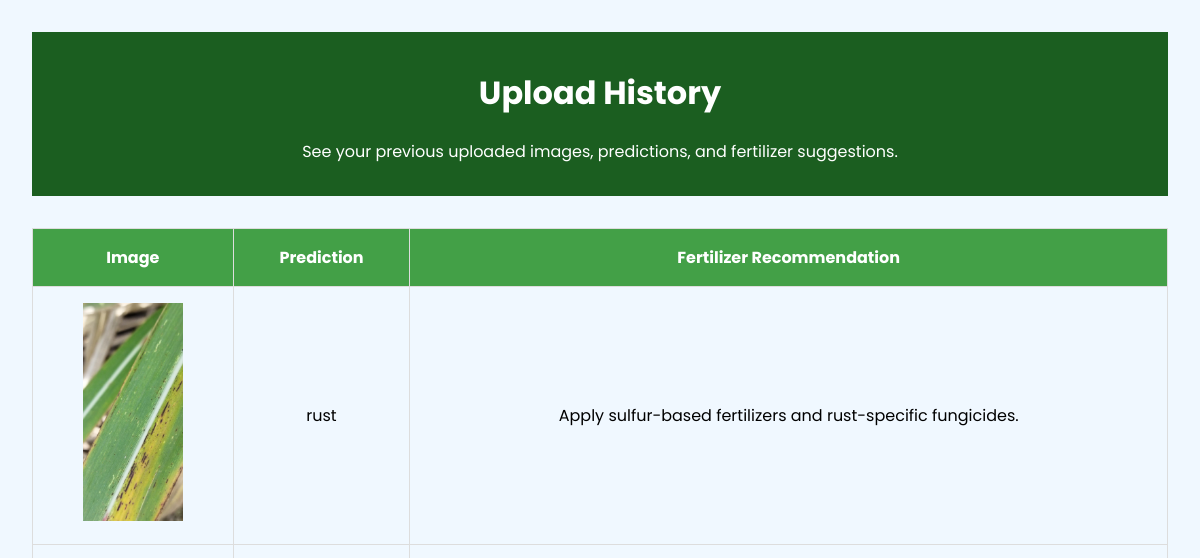
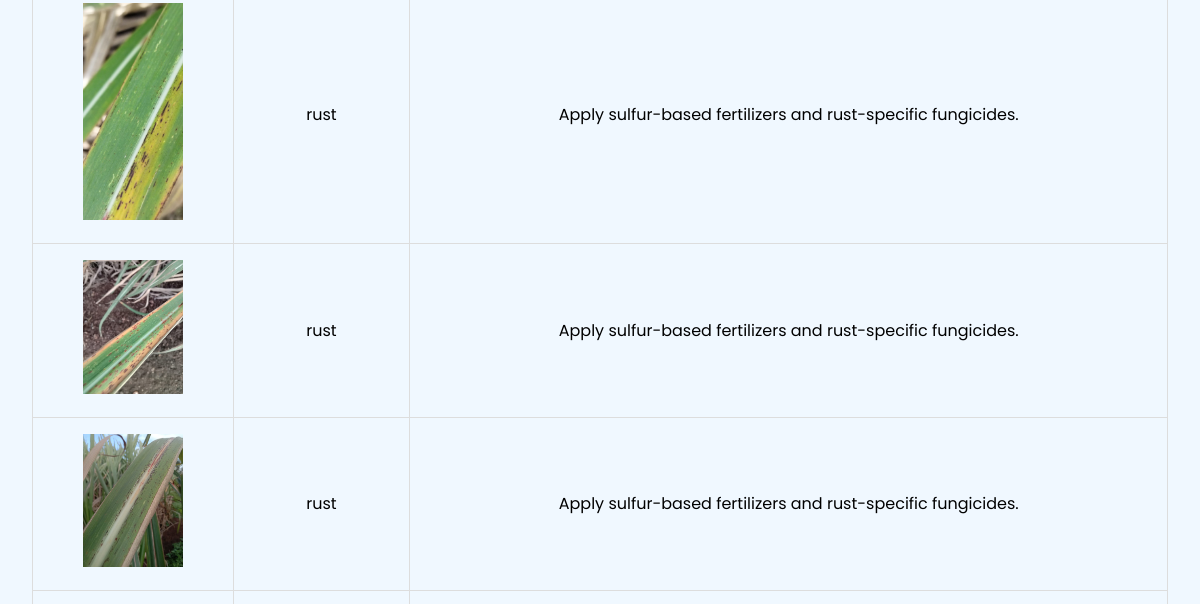
Before: /history (upper part) with the older database file (2 pictures, top to bottom).
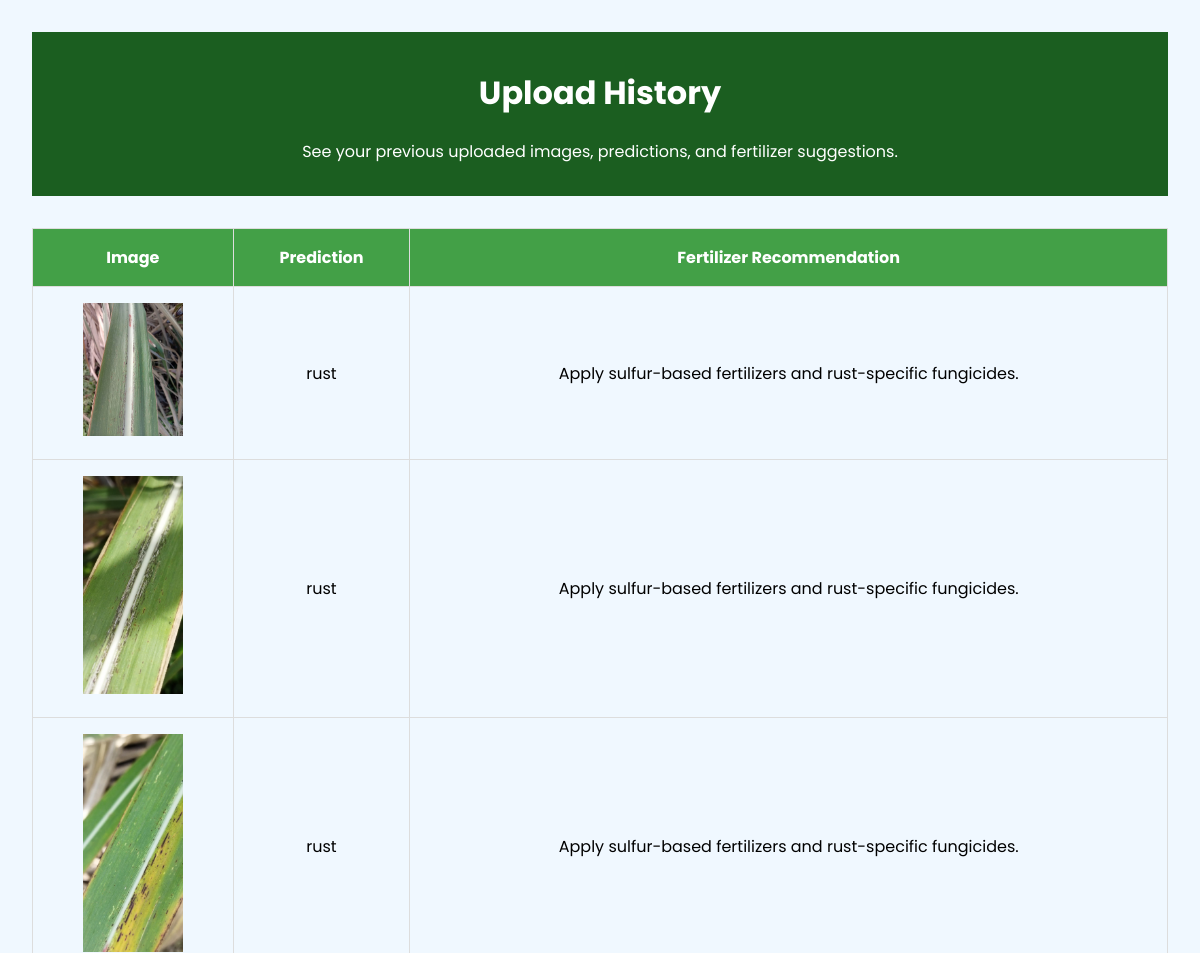
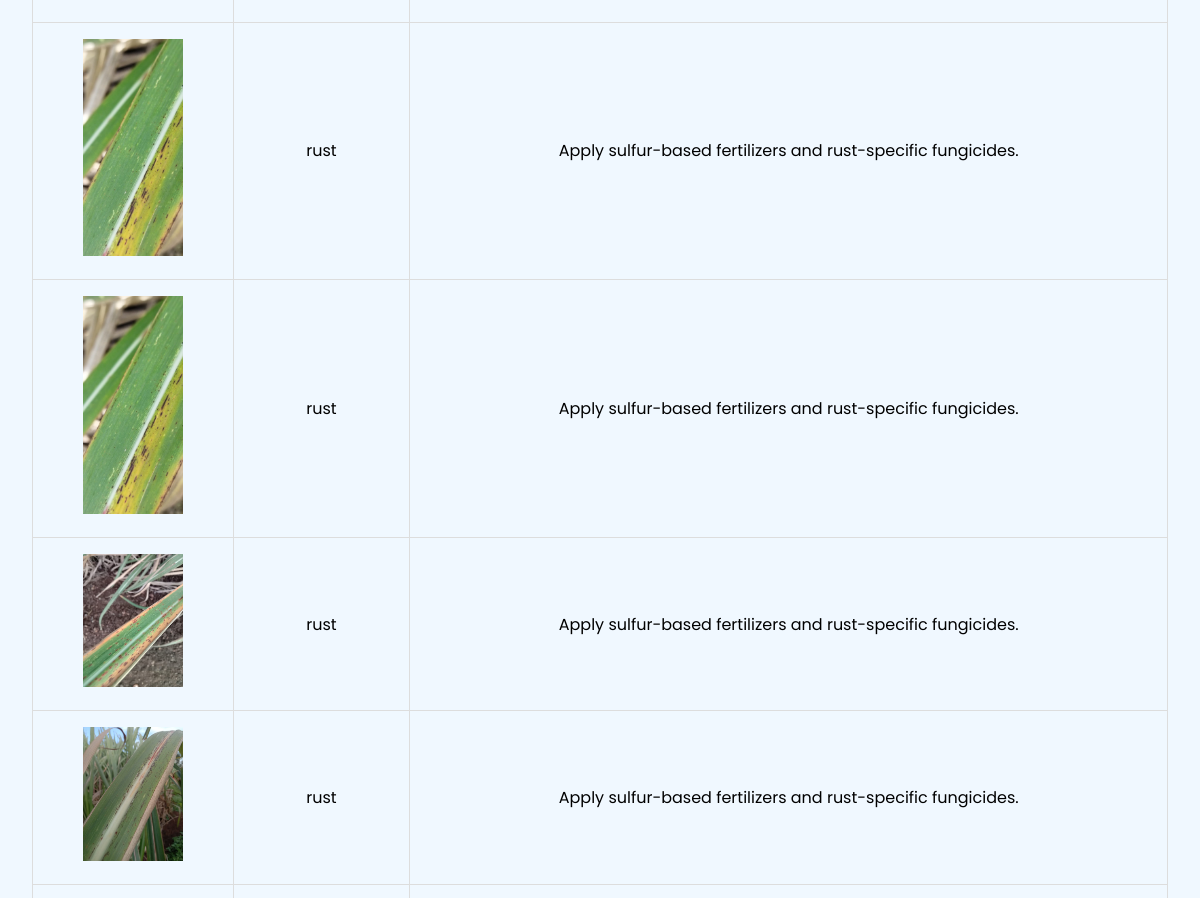
After: the same page with the newer database file (2 pictures, top to bottom).
### tables this page shows
CREATE TABLE history 
                 (id INTEGER PRIMARY KEY AUTOINCREMENT, 
                  image_path TEXT, 
                  prediction TEXT, 
                  fertilizer TEXT);

### web application/backend.py (the view)
@app.route('/history')
def history():
    conn = sqlite3.connect(DATABASE)
    c = conn.cursor()
    c.execute('SELECT * FROM history ORDER BY id DESC')
    data = c.fetchall()
    conn.close()
    return render_template('history.html', history=data)

### web application/templates/history.html (shortened to what this page needs)
<!DOCTYPE html>
<html lang="en">
<head>
</head>
<body>
<div class="header">
    <h1>Upload History</h1>
    <p>See your previous uploaded images, predictions, and fertilizer suggestions.</p>
</div>
<table class="history-table">
    <thead>
        <tr>
            <th>Image</th>
            <th>Prediction</th>
            <th>Fertilizer Recommendation</th>
        </tr>
    </thead>
    <tbody>
        {% for record in history %}
            <tr>
                <td><img src="{{ record[1] }}" alt="Image"></td>
                <td>{{ record[2] }}</td>
                <td>{{ record[3] }}</td>
            </tr>
        {% endfor %}
    </tbody>
</table>
<br>
</body>
</html>

### web application/templates/history.html (style rules this page uses)
body { background: #f0f8ff; font-family: 'Poppins', sans-serif; margin: 0; padding: 2rem; }
.header { background: #1b5e20; color: white; padding: 1rem; text-align: center; }
.history-table { width: 100%; border-collapse: collapse; margin-top: 2rem; }
.history-table th, .history-table td { padding: 1rem; text-align: center; border: 1px solid #ddd; }
.history-table th { background-color: #43a047; color: white; }
.history-table td img { width: 100px; height: auto; }

Changed rows visible on the page:
added history: shows a picture, prediction "rust", fertilizer "Apply sulfur-based fertilizers and rust-specific fungicides."
added history: shows a picture, prediction "rust", fertilizer "Apply sulfur-based fertilizers and rust-specific fungicides."
added history: prediction "rust", fertilizer "Apply sulfur-based fertilizers and rust-specific fungicides."
